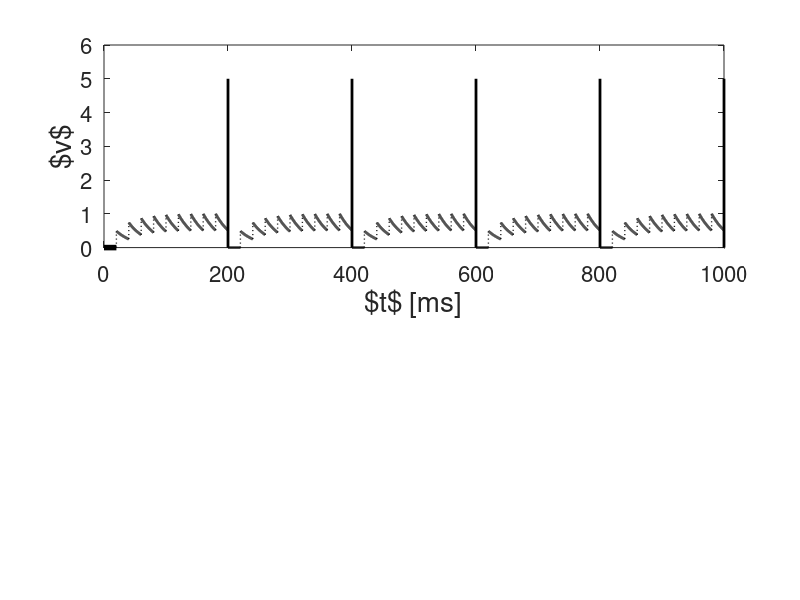

MATLAB code to generate this figure:
clear; clf; 

T=20;
tau=30;
n=10;
r=exp(-T/tau);
% left=(1-r)/(1-r^n); 
% right=(1-r)/(1-r^(n-1));
% epsilon=(left+right)/2;
epsilon=0.4875;
t=[0:100]/100*T;
t_final=1000;

subplot(211);

plot([0,T],[0,0],'-k','Linewidth',4);
hold on;
plot([T,T],[0,epsilon],':k','Linewidth',1);
v_post=epsilon;

for k=1:round(t_final/T),
    plot(k*T+t,v_post*exp(-t/tau),'-k','Linewidth',2);
    v_pre=v_post*r;
    v_post=v_pre+epsilon;
    v_post=v_post*(v_post<1);
    if v_post==0,
        plot([(k+1)*T,(k+1)*T],[0,5],'-k','Linewidth',2);
    end;
    plot([(k+1)*T,(k+1)*T],[v_pre,v_post],':k','Linewidth',1);
end;
hold off;
set(gca,'Fontsize',16);
xlabel('$t$ [ms]','Fontsize',20);
ylabel('$v$','Fontsize',20);

axis([0,t_final,0,6]);

shg;
